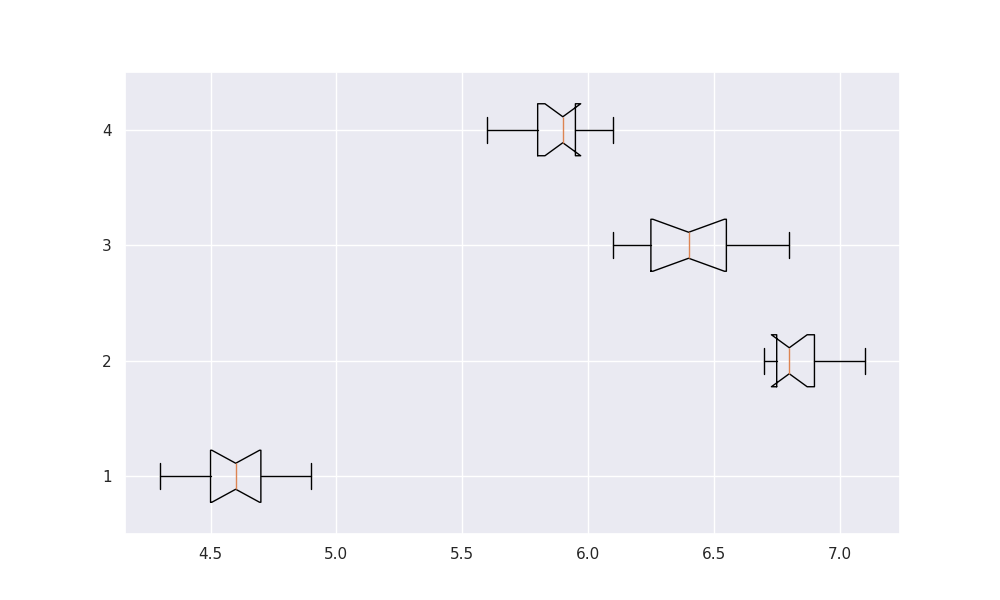

Write the Python code that produced this figure.
import matplotlib.pyplot as plt

data = [
    [4.3, 4.5, 4.7, 4.6, 4.8, 4.4, 4.9, 4.6, 4.7, 4.5, 4.6],
    [6.7, 6.8, 6.9, 6.8, 6.7, 6.9, 7.0, 6.8, 6.9, 6.7, 7.1],
    [6.1, 6.3, 6.2, 6.5, 6.4, 6.5, 6.2, 6.6, 6.7, 6.8, 6.4],
    [5.8, 5.7, 5.9, 5.8, 5.9, 6.0, 5.6, 6.1, 5.9, 5.8, 6.0]
]

fig, ax = plt.subplots(figsize=(10, 6))

ax.boxplot(
    data, 
    patch_artist=False,
    notch=True, 
    vert=False  # Changed to horizontal box plot
)

plt.show()
